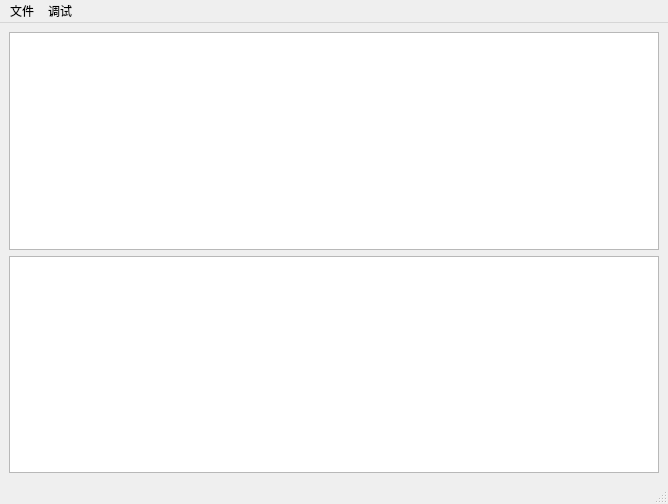
<?xml version="1.0" encoding="UTF-8"?>
<ui version="4.0">
 <class>MainWindow</class>
 <widget class="QMainWindow" name="MainWindow">
  <property name="geometry">
   <rect>
    <x>0</x>
    <y>0</y>
    <width>668</width>
    <height>504</height>
   </rect>
  </property>
  <property name="windowTitle">
   <string>MainWindow</string>
  </property>
  <widget class="QWidget" name="centralwidget">
   <layout class="QGridLayout" name="gridLayout">
    <item row="0" column="0">
     <layout class="QVBoxLayout" name="verticalLayout">
      <item>
       <widget class="QTextEdit" name="codeEditor"/>
      </item>
      <item>
       <widget class="QTextEdit" name="outputPanel">
        <property name="readOnly">
         <bool>true</bool>
        </property>
       </widget>
      </item>
     </layout>
    </item>
   </layout>
  </widget>
  <widget class="QMenuBar" name="menubar">
   <property name="geometry">
    <rect>
     <x>0</x>
     <y>0</y>
     <width>668</width>
     <height>21</height>
    </rect>
   </property>
   <widget class="QMenu" name="menu">
    <property name="title">
     <string>文件</string>
    </property>
    <addaction name="actionnew_file"/>
    <addaction name="actionnew_project"/>
    <addaction name="actionopen"/>
    <addaction name="actionsave"/>
   </widget>
   <widget class="QMenu" name="menu_2">
    <property name="title">
     <string>调试</string>
    </property>
    <addaction name="actionrun"/>
   </widget>
   <addaction name="menu"/>
   <addaction name="menu_2"/>
  </widget>
  <widget class="QStatusBar" name="statusbar"/>
  <action name="actionnew_file">
   <property name="text">
    <string>new file</string>
   </property>
  </action>
  <action name="actionnew_project">
   <property name="text">
    <string>new project</string>
   </property>
  </action>
  <action name="actionrun">
   <property name="text">
    <string>run</string>
   </property>
  </action>
  <action name="actionopen">
   <property name="text">
    <string>open</string>
   </property>
  </action>
  <action name="actionsave">
   <property name="text">
    <string>save</string>
   </property>
  </action>
 </widget>
 <resources/>
 <connections/>
</ui>
